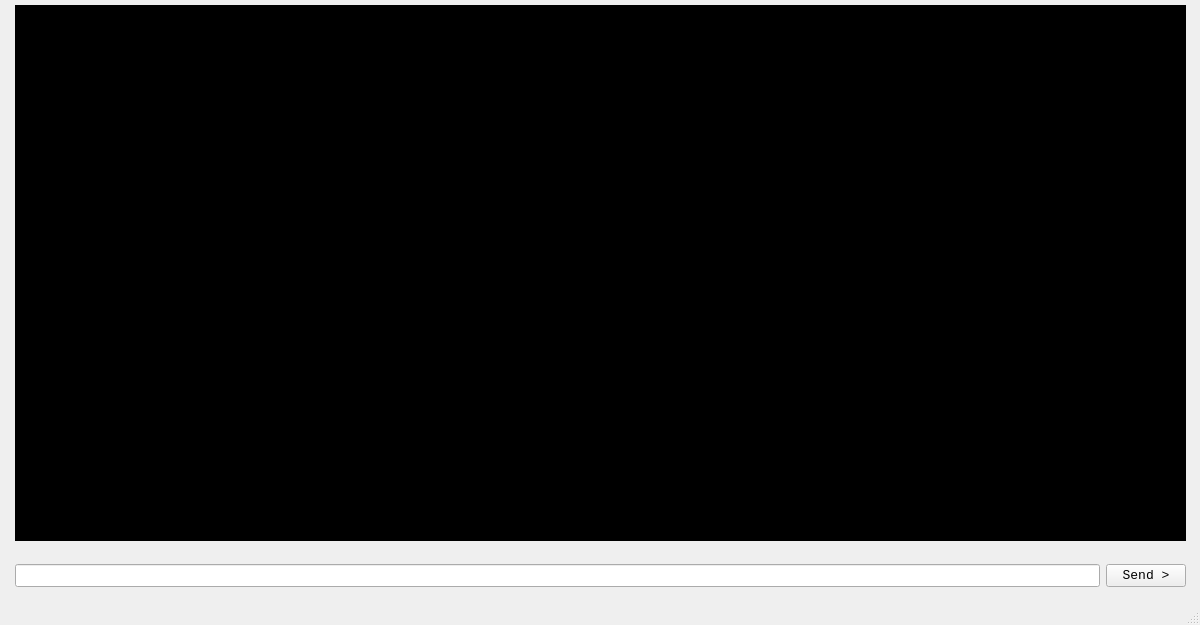
<?xml version="1.0" encoding="UTF-8"?>
<ui version="4.0">
 <class>MainWindow</class>
 <widget class="QMainWindow" name="MainWindow">
  <property name="geometry">
   <rect>
    <x>0</x>
    <y>0</y>
    <width>1200</width>
    <height>625</height>
   </rect>
  </property>
  <property name="font">
   <font>
    <family>Consolas</family>
    <pointsize>10</pointsize>
   </font>
  </property>
  <property name="windowTitle">
   <string>MainWindow</string>
  </property>
  <widget class="QWidget" name="centralwidget">
   <widget class="QWidget" name="gridLayoutWidget">
    <property name="geometry">
     <rect>
      <x>0</x>
      <y>-20</y>
      <width>1201</width>
      <height>581</height>
     </rect>
    </property>
    <layout class="QGridLayout" name="gridLayout">
     <property name="leftMargin">
      <number>15</number>
     </property>
     <property name="topMargin">
      <number>25</number>
     </property>
     <property name="rightMargin">
      <number>15</number>
     </property>
     <property name="bottomMargin">
      <number>20</number>
     </property>
     <item row="0" column="0">
      <widget class="QTextEdit" name="shellText">
       <property name="font">
        <font>
         <family>Consolas</family>
         <pointsize>10</pointsize>
        </font>
       </property>
       <property name="styleSheet">
        <string notr="true">background-color: black; color: white;</string>
       </property>
       <property name="readOnly">
        <bool>true</bool>
       </property>
       <property name="placeholderText">
        <string/>
       </property>
      </widget>
     </item>
    </layout>
   </widget>
   <widget class="QWidget" name="horizontalLayoutWidget">
    <property name="geometry">
     <rect>
      <x>0</x>
      <y>540</y>
      <width>1201</width>
      <height>61</height>
     </rect>
    </property>
    <layout class="QHBoxLayout" name="horizontalLayout">
     <property name="leftMargin">
      <number>15</number>
     </property>
     <property name="topMargin">
      <number>20</number>
     </property>
     <property name="rightMargin">
      <number>15</number>
     </property>
     <property name="bottomMargin">
      <number>10</number>
     </property>
     <item>
      <widget class="QLineEdit" name="commandEdit"/>
     </item>
     <item>
      <widget class="QPushButton" name="sendButton">
       <property name="font">
        <font>
         <family>Consolas</family>
         <pointsize>10</pointsize>
        </font>
       </property>
       <property name="text">
        <string>Send &gt;</string>
       </property>
      </widget>
     </item>
    </layout>
   </widget>
  </widget>
  <widget class="QMenuBar" name="menubar">
   <property name="geometry">
    <rect>
     <x>0</x>
     <y>0</y>
     <width>1200</width>
     <height>21</height>
    </rect>
   </property>
  </widget>
  <widget class="QStatusBar" name="statusbar"/>
 </widget>
 <resources/>
 <connections/>
</ui>
